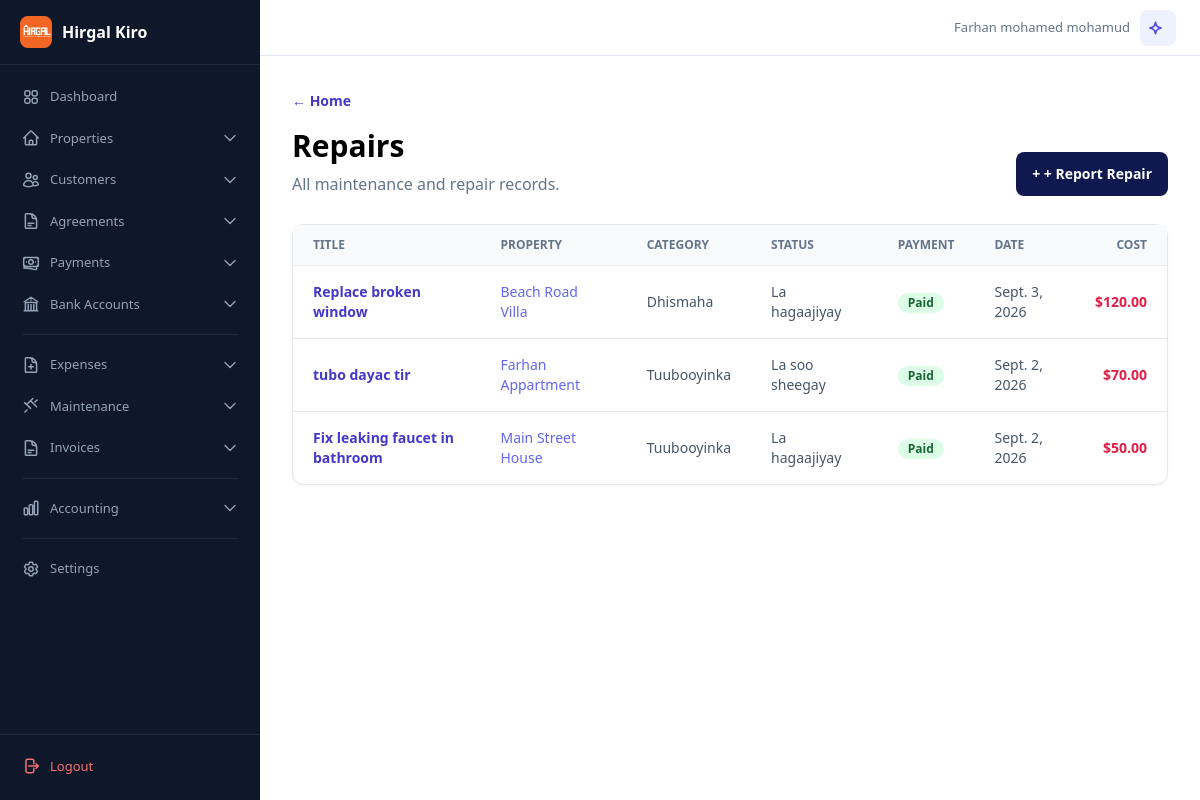
The app's page /dayactirka/ (signed in) with its own data.
### accounts/models.py (models this page shows, shortened)
class User(AbstractBaseUser, PermissionsMixin):
    username = models.CharField(max_length=50, unique=True)
    phone_number = models.CharField(max_length=20, unique=True)
    full_name = models.CharField("Magaca oo buuxa", max_length=150)
    managed_account = models.ForeignKey(
        "self",
        on_delete=models.SET_NULL,
        null=True,
        blank=True,
        related_name="managed_users",
        verbose_name="Sii gelitaanka akoonka (Managed Account)",
        help_text="Dooro akoonka uu isticmaalahani maamulayo xogtiisa (Tusaale: Farxaan)."
    )
    is_active = models.BooleanField(default=True)
    is_approved = models.BooleanField("La ansixiyay", default=False)
    is_staff = models.BooleanField(default=False)
    can_use_chatbot = models.BooleanField("AI Chatbot", default=False, help_text="Ikhtiyaari: Ogolow isticmaalahan inuu isticmaalo AI Chatbot")
    date_joined = models.DateTimeField(auto_now_add=True)
    objects = UserManager()
    USERNAME_FIELD = "username"
    REQUIRED_FIELDS = ["phone_number", "full_name"]
    def get_data_owner(self):
        return self.managed_account if self.managed_account_id else self

### finance/models.py (models this page shows, shortened)
class MaintenanceRepair(models.Model):
    REPAIR_STATUSES = [("reported", "La soo sheegay"), ("in_progress", "Waa socotaa"), ("fixed", "La hagaajiyay"), ("cancelled", "La baajiyay")]
    REPAIR_CATEGORIES = [("plumbing", "Tuubooyinka"), ("electricity", "Koronto"), ("structure", "Dhismaha"), ("appliance", "Qalab"), ("other", "Kale")]
    PAYMENT_STATUSES = [("unpaid", "Aan la bixin"), ("paid", "La bixiyay")]
    property = models.ForeignKey(Property, on_delete=models.CASCADE, related_name="maintenance_repairs")
    unit = models.ForeignKey(Unit, on_delete=models.SET_NULL, null=True, blank=True, related_name="maintenance_repairs")
    reported_by_tenant = models.ForeignKey(Tenant, on_delete=models.SET_NULL, null=True, blank=True, related_name="reported_repairs")
    rental_agreement = models.ForeignKey(RentalAgreement, on_delete=models.SET_NULL, null=True, blank=True, related_name="maintenance_repairs")
    title = models.CharField(max_length=150)
    description = models.TextField(blank=True)
    category = models.CharField(max_length=20, choices=REPAIR_CATEGORIES, default="other")
    status = models.CharField(max_length=20, choices=REPAIR_STATUSES, default="reported")
    repair_cost = models.DecimalField(max_digits=10, decimal_places=2, default=0)
    expense_account = models.ForeignKey("accounting.Account", on_delete=models.SET_NULL, null=True, blank=True, related_name="maintenance_repairs", limit_choices_to={"category": "expense"})
    bank_account = models.ForeignKey(BankAccount, on_delete=models.SET_NULL, null=True, blank=True, related_name="maintenance_repairs")
    payment_status = models.CharField(max_length=10, choices=PAYMENT_STATUSES, default="unpaid")
    journal_entry = models.OneToOneField("accounting.JournalEntry", on_delete=models.SET_NULL, null=True, blank=True, related_name="repair_source")
    reported_date = models.DateField()
    fixed_date = models.DateField(null=True, blank=True)
    notes = models.TextField(blank=True)

### properties/models.py (models this page shows, shortened)
class Property(models.Model):
    PROPERTY_TYPES = [("home", "Guri"), ("apartment", "Apartment"), ("commercial", "Ganacsi"), ("mixed", "Isku-dhafan")]
    RESIDENTIAL_STRUCTURES = [("villa", "Filo"), ("multi_floor", "Guri dabaq")]
    owner = models.ForeignKey(settings.AUTH_USER_MODEL, on_delete=models.CASCADE, related_name="properties")
    name = models.CharField("Magaca hantida", max_length=150)
    property_type = models.CharField(max_length=20, choices=PROPERTY_TYPES, default="home")
    residential_structure = models.CharField(max_length=20, choices=RESIDENTIAL_STRUCTURES, default="villa")
    location = models.CharField(max_length=200)
    total_rentable_spaces = models.PositiveIntegerField(default=1)
    electricity_account_no = models.CharField("Electricity account no.", max_length=50, blank=True)
    water_account_no = models.CharField("Water account no.", max_length=50, blank=True)
    cover_image = models.ImageField(upload_to="property_covers/", null=True, blank=True)
    description = models.TextField(blank=True)
    created_at = models.DateTimeField(auto_now_add=True)
    updated_at = models.DateTimeField(auto_now=True)

### web/views.py (the view)
# urls.py: path("dayactirka/", MaintenanceRepairListView.as_view(), name="web-maintenance-list"),
class MaintenanceRepairListView(HomeView):
    template_name = "web/maintenance_list.html"
    def get_context_data(self, **kwargs):
        context = super().get_context_data(**kwargs)
        context["repairs"] = MaintenanceRepair.objects.filter(
            property__owner=self.request.user.get_data_owner()
        ).select_related("property", "unit", "reported_by_tenant").order_by("-reported_date")
        return context

### web/context_processors.py (called while the page is built)
def language_context(request):
    lang = request.GET.get("lang") or request.session.get("language", "en")
    if lang not in ("en", "so"):
        lang = "en"
    request.session["language"] = lang
    return {"current_language": lang}

### templates/web/maintenance_list.html (shortened to what this page needs)
{% extends "base.html" %}
{% block content %}
<section class="mb-7 flex items-end justify-between">
  <div>
    <a class="text-sm font-semibold text-indigo-700" href="{% url 'home' %}">← Home</a>
    <h1 class="mt-4 text-3xl font-bold">Repairs</h1>
    <p class="mt-2 text-slate-500">All maintenance and repair records.</p>
  </div>
  <a class="rounded-lg bg-ink px-4 py-3 text-sm font-bold text-white" href="{% url 'web-maintenance-create' %}">+ + Report Repair</a>
</section>
{% if repairs %}
<section class="rounded-xl border bg-white shadow-sm">
  <div class="overflow-x-auto">
    <table class="w-full text-left text-sm">
      <thead class="border-b bg-slate-50 text-xs font-semibold uppercase text-slate-500">
        <tr>
          <th class="px-5 py-3">Title</th>
          <th class="px-5 py-3">Property</th>
          <th class="px-5 py-3">Category</th>
          <th class="px-5 py-3">Status</th>
          <th class="px-5 py-3">Payment</th>
          <th class="px-5 py-3">Date</th>
          <th class="px-5 py-3 text-right">Cost</th>
        </tr>
      </thead>
      <tbody class="divide-y">
        {% for repair in repairs %}
        <tr class="hover:bg-slate-50">
          <td class="px-5 py-4 font-semibold text-ink">
            <a href="{% url 'web-maintenance-detail' repair.pk %}" class="text-indigo-700 hover:underline">{{ repair.title }}</a>
          </td>
          <td class="px-5 py-4">
            <a href="{% url 'web-property-detail' repair.property.pk %}" class="text-indigo-500 hover:underline">{{ repair.property.name }}</a>
          </td>
          <td class="px-5 py-4 text-slate-600">{{ repair.get_category_display }}</td>
          <td class="px-5 py-4 text-slate-600">{{ repair.get_status_display }}</td>
          <td class="px-5 py-4">
            {% if repair.payment_status == 'paid' %}
              <span class="inline-flex items-center rounded-full bg-green-100 px-2.5 py-0.5 text-xs font-semibold text-green-800">Paid</span>
            {% else %}
              <span class="inline-flex items-center rounded-full bg-orange-100 px-2.5 py-0.5 text-xs font-semibold text-orange-800">Unpaid</span>
            {% endif %}
          </td>
          <td class="px-5 py-4 text-slate-600">{{ repair.reported_date }}</td>
          <td class="px-5 py-4 text-right font-semibold text-rose-600">${{ repair.repair_cost }}</td>
        </tr>
        {% endfor %}
      </tbody>
    </table>
  </div>
</section>
{% else %}
<div class="rounded-xl border border-dashed bg-white p-10 text-center">
  <p class="font-semibold text-slate-700">No repairs yet.</p>
  <p class="mt-2 text-sm text-slate-500">Record a repair for your property.</p>
</div>
{% endif %}
{% endblock %}

### templates/base.html (shortened to what this page needs)
{% load static %}
<!doctype html>
<html lang="en">
<head>
    <script src="https://cdn.tailwindcss.com"></script>
</head>
<body>
    <div class="app-layout">
        {% if user.is_authenticated %}
        {% include "includes/sidebar.html" %}
        {% endif %}
        <div class="main-content"{% if not user.is_authenticated %} style="margin-left: 0"{% endif %}>
            {% if user.is_authenticated %}
            <div class="topbar no-print">
                <div class="topbar-right">
                    <span class="topbar-user">{{ request.user.full_name|default:request.user.username }}</span>
                    <a href="{% url 'web-chatbot' %}" class="rounded-lg bg-indigo-50 p-2 text-indigo-600 hover:bg-indigo-100" title="AI Assistant">
                    </a>
                </div>
            </div>
            {% endif %}
            <div class="p-4 md:p-6 lg:p-8">{% block content %}{% endblock %}</div>
        </div>
    </div>
</body>
</html>

### templates/base.html (style rules this page uses)
.app-layout { display: flex; min-height: 100vh; }
.main-content { flex: 1; margin-left: 260px; min-height: 100vh; }
.topbar { display: flex; align-items: center; justify-content: space-between; height: 56px; padding: 0 24px; background: white; border-bottom: 1px solid #e2e8f0; position: sticky; top: 0; z-index: 30; }
.topbar-right { display: flex; align-items: center; gap: 10px; }
.topbar-user { font-size: 13px; color: #64748b; font-weight: 500; }

### records on screen
User: user.full_name "Farhan mohamed mohamud"
MaintenanceRepair: title "Replace broken window", property.name "Beach Road Villa", category "Dhismaha", status "La hagaajiyay", payment_status "Paid", reported_date "Sept. 3, 2026", repair_cost "120.00"
MaintenanceRepair: title "tubo dayac tir", property.name "Farhan Appartment", category "Tuubooyinka", status "La soo sheegay", payment_status "Paid", reported_date "Sept. 2, 2026", repair_cost "70.00"
MaintenanceRepair: title "Fix leaking faucet in bathroom", property.name "Main Street House", category "Tuubooyinka", status "La hagaajiyay", payment_status "Paid", reported_date "Sept. 2, 2026", repair_cost "50.00"
